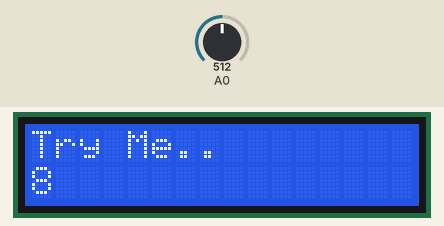
Bench run of a sketch on a simulated Arduino Uno, built with avr-gcc and run on an emulated ATmega328P. Shown: 16×2 character LCD. Inputs (shaded band) come from the test bench; at power-on: A0 = 512.

Above: at 1.2 s.
1.3 s: A0 set to 53
At 2.2 s:
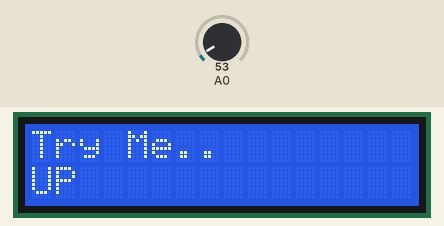
4.2 s: A0 set to 46
At 5.4 s:
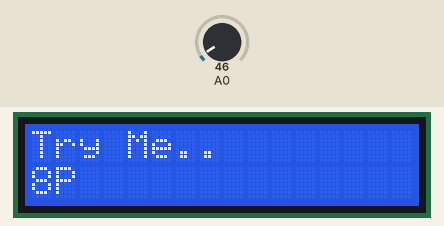
7.2 s: A0 set to 205
At 8.5 s:
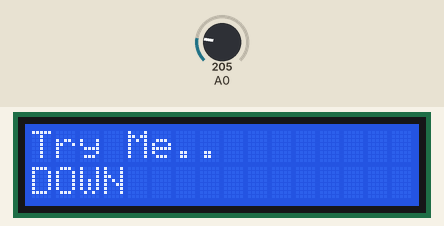
9.3 s: A0 set to 40
At 10.0 s:
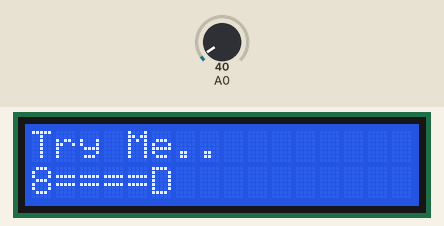
12.3 s: A0 set to 60
At 13.3 s:
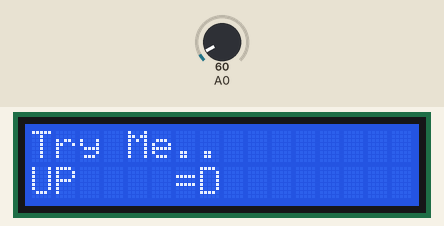
13.8 s: A0 set to 0
At 14.8 s:
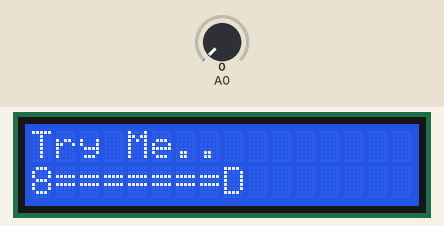
Timing chart, 0 to 16.8 s (numbered marks = the images above; inputs shaded):
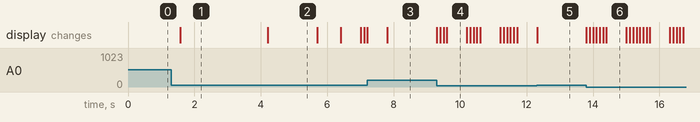

Measured:
- the behaviour switches between 50 and 49 on A0 (found by bisection; images 1 and 2)
- after the input at 1.3 s, the display: changes after 0.27 s (image 1)
- after the input at 4.2 s, the display: changes at once (image 2)
- after the input at 7.2 s, the display: first differs from a run without the input after 0.61 s (image 3)
- after the input at 9.3 s, the display: first changes at once (image 4 shows a later state)
- after the input at 12.3 s, the display: changes at once (image 5)
- after the input at 13.8 s, the display: first changes at once (image 6 shows a later state)

The sketch:

move.ino
```cpp
//Sample using LiquidCrystal library
#include <LiquidCrystal.h>

// select the pins used on the LCD panel
LiquidCrystal lcd(8, 9, 4, 5, 6, 7);

// vars
int my_size = 1;

// define some values used by the panel and buttons
int lcd_key     = 0;
int adc_key_in  = 0;
#define btnRIGHT  0
#define btnUP     1
#define btnDOWN   2
#define btnLEFT   3
#define btnSELECT 4
#define btnNONE   5

// read the buttons
int read_LCD_buttons()
{
 adc_key_in = analogRead(0);      // read the value from the sensor
 // my buttons when read are centered at these valies: 0, 144, 329, 504, 741
 // we add approx 50 to those values and check to see if we are close
 if (adc_key_in > 1000) return btnNONE; // We make this the 1st option for speed reasons since it will be the most likely result
 if (adc_key_in < 50)   return btnRIGHT;
 if (adc_key_in < 195)  return btnUP;
 if (adc_key_in < 380)  return btnDOWN;
 if (adc_key_in < 555)  return btnLEFT;
 if (adc_key_in < 790)  return btnSELECT;
 return btnNONE;  // when all others fail, return this...
}

void setup()
{
 lcd.begin(16, 2);              // start the library
 lcd.setCursor(0,0);
 lcd.print("Try Me.."); // print a simple message
}

void loop()
{

 lcd.setCursor(0,1);            // move to the begining of the second line
 lcd_key = read_LCD_buttons();  // read the buttons


 switch (lcd_key)               // depending on which button was pushed, we perform an action
 {
   case btnRIGHT:
     {
       my_size = my_size + 1;
       lcd.setCursor(0,1);
       lcd.print("8");
       for (int i=1; i<my_size; i++) {
         lcd.setCursor(i,1);
         lcd.print("=D   ");
         delay(100);
       }
       delay(500);
     break;
     }
   case btnLEFT:
   {
     my_size = my_size - 1;
     lcd.setCursor(0,1);
     lcd.print("8");
     for (int i=1; i<my_size; i++) {
       lcd.setCursor(i,1);
       lcd.print("=D   ");
       delay(100);
     }
     delay(500);
   break;
   }
   case btnUP:
     {
     lcd.print("UP    ");
     break;
     }
   case btnDOWN:
     {
     lcd.print("DOWN  ");
     break;
     }
   case btnSELECT:
     {
     lcd.print("SELECT");
     break;
     }
     case btnNONE:
     {
     lcd.print("              ");
     break;
     }
 }

}
```
